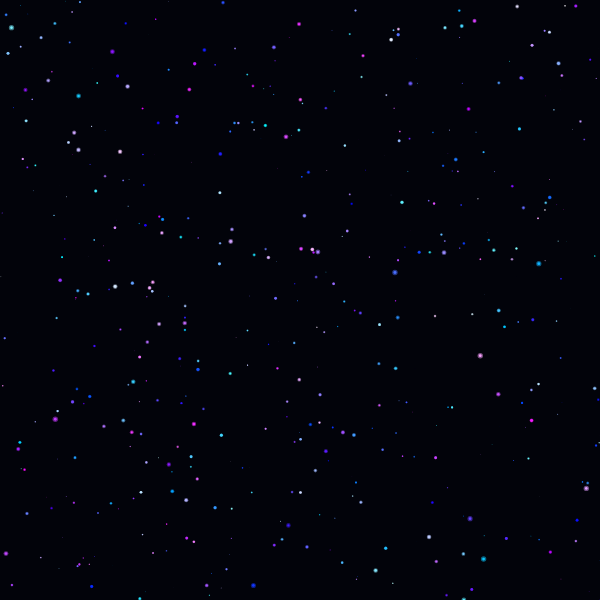
Frame 1 (no input)
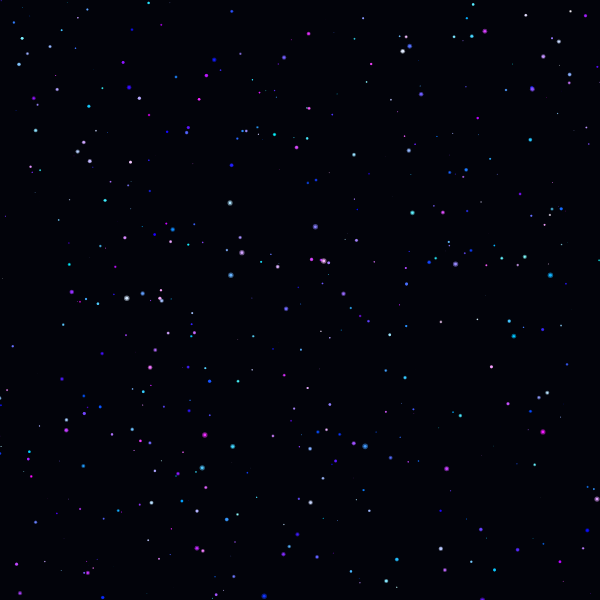
Frame 60 (no input)
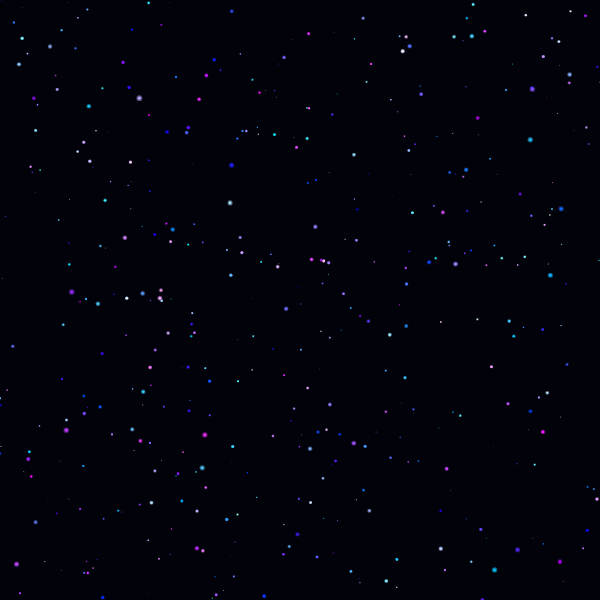
Frame 120 (the mouse pressed at the canvas centre since frame 60)

The p5.js sketch that drew these frames (run headless with seeded random() and noise() and a simulated clock; from frame 60 on, the mouse is pressed at the canvas centre):

// p5.js sketch
// ── sketch.js
let myball;
let balls = [];
let numberOfBalls = 500;
let xSpeed = 2;
let ySpeed = 2;
let maxSize = 3;

async function setup() {
  createCanvas(600, 600);
  background(2, 3, 10);

  noStroke();

  //create an array of balls each with a distinct relative speed
  for (let i = 0; i < numberOfBalls; i++) {
    //this makes sure the balls drawn first will always be drawn behind the bigger ones
    let relativeSize = map(i, 0, numberOfBalls, 0, maxSize);
    let ball = new Ball(
      random(width),
      random(height),
      color(random(255), random(255), 255),
      relativeSize,
    );
    //pushing the balls into the array
    balls.push(ball);
  }
}

function draw() {
  //nice space-dark-blue
  background(2, 3, 10);
  for (let ball of balls) {
    ball.move(xSpeed, ySpeed);
    ball.show();
  }
}

class Ball {
  constructor(x, y, c, r) {
    this.x = x;
    this.y = y;
    this.color = c;
    this.r = r;
    this.shine = 0;

    //make sure the furter (smaller) balls move slower
    this.relativeSpeed = map(r, 0, 30, 0, 1);
  }
  move(xSpeed, ySpeed) {
    //the speed updates the position multiplied by the relative speed determined in setup
    this.x += xSpeed * this.relativeSpeed;
    this.y += ySpeed * this.relativeSpeed;

    //feeding the edges of the canvas into their opposites, creating continuity
    if (this.x < 0 - this.r) {
      this.x = width + this.r;
    }
    if (this.x > width + this.r) {
      this.x = 0 - this.r;
    }
    if (this.y < 0 - this.r) {
      this.y = height + this.r;
    }
    if (this.y > height + this.r) {
      this.y = 0 - this.r;
    }

    //update the radius of the shine
    this.shine = this.r + random(0, this.r);
  }

  show() {
    //set the opacity lower to draw the shine around the ball
    this.color.setAlpha(125);
    fill(this.color);
    circle(this.x, this.y, this.shine);

    //return the opacity to default
    this.color.setAlpha(255);
    fill(this.color);
    circle(this.x, this.y, this.r);
  }
}
//keypresses determine the speed with which the objects move through the canvas
function keyPressed() {
  if (key === LEFT_ARROW) {
    xSpeed++;
  }
  if (key === UP_ARROW) {
    ySpeed++;
  }
  if (key === RIGHT_ARROW) {
    xSpeed--;
  }
  if (key === DOWN_ARROW) {
    ySpeed--;
  }

  return false;
}

function mousePressed() {
  xSpeed = 0;
  ySpeed = 0;
}
